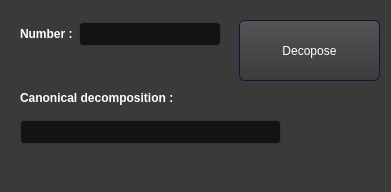
<?xml version="1.0" encoding="UTF-8"?>
<ui version="4.0">
 <class>MainWindow</class>
 <widget class="QMainWindow" name="MainWindow">
  <property name="geometry">
   <rect>
    <x>0</x>
    <y>0</y>
    <width>391</width>
    <height>192</height>
   </rect>
  </property>
  <property name="windowTitle">
   <string>MainWindow</string>
  </property>
  <property name="styleSheet">
   <string notr="true">/*-----QWidget-----*/   
QWidget
{
	background-color: #3a3a3a;
	color: #fff;
	selection-background-color: #b78620;
	selection-color: #000;

}


/*-----QPushButton-----*/
QPushButton
{
	background-color: qlineargradient(spread:repeat, x1:1, y1:0, x2:1, y2:1, stop:0 rgba(84, 84, 84, 255),stop:1 rgba(59, 59, 59, 255));
	color: #ffffff;
	min-width: 80px;
	border-style: solid;
	border-width: 1px;
	border-radius: 6px;
	border-color: #051a39;
	padding: 5px;

}


QPushButton::flat
{
	background-color: transparent;
	border: none;
	color: #fff;

}


QPushButton::disabled
{
	background-color: #404040;
	color: #656565;
	border-color:  rgb(175, 168, 167)    /*#051a39;*/

}


QPushButton::hover
{
	background-color: rgba(183, 134, 32, 20%);
	border: 1px solid #b78620;

}


QPushButton::pressed
{
	background-color: qlineargradient(spread:repeat, x1:1, y1:0, x2:1, y2:1, stop:0 rgba(74, 74, 74, 255),stop:1 rgba(49, 49, 49, 255));
	border: 1px solid #b78620;

}


QPushButton::checked
{
	background-color: qlineargradient(spread:repeat, x1:1, y1:0, x2:1, y2:1, stop:0 rgba(74, 74, 74, 255),stop:1 rgba(49, 49, 49, 255));
	border: 1px solid #222;

}


/*-----QPlainTExtEdit-----*/
QPlainTextEdit
{
	background-color: #131313;
	color : #eee;
	border: 1px solid #343434;
	border-radius: 8px;
	padding: 3px;
	padding-left: 5px;

}

/*-----QLabel-----*/
QLabel
{
	background-color: transparent;
	color: #fff;

}

/*-----QLineEdit-----*/
QLineEdit
{
	
	selection-background-color: darkgray;
	background-color: #131313;
	color : #eee;
	border: 1px solid #343434;
	border-radius: 4px;
	padding: 3px;
	padding-left: 5px;

}


QLineEdit:read-only
{
	background-color: rgb(47, 49, 49);
	color : #eee;

}


/*-----QCheckBox-----*/
QCheckBox
{
	background-color: transparent;
    color: lightgray;
	border: none;

}

QCheckBox::indicator:unchecked:hover
{
	border: 1px solid #b78620; 
	border-radius: 5px;

}


QCheckBox::disabled
{
	color: #656565;

}


QCheckBox::indicator:disabled
{
	background-color: #656565;
	color: #656565;
    border: 1px solid #656565;

}

/*-----QComboBox-----*/
QComboBox
{
    background-color: qlineargradient(spread:repeat, x1:1, y1:0, x2:1, y2:1, stop:0 rgba(84, 84, 84, 255),stop:1 rgba(59, 59, 59, 255));
    border: 1px solid #000;
    padding-left: 6px;
    color: #ffffff;
    height: 20px;

}


QComboBox::disabled
{
	background-color: #404040;
	color: #656565;
	border-color: #051a39;

}


QComboBox:on
{
    background-color: #b78620;
	color: #000;

}


QComboBox QAbstractItemView
{
    background-color: #383838;
    color: #ffffff;
    border: 1px solid black;
    selection-background-color: #b78620;
    outline: 0;

}


QComboBox::drop-down
{
	background-color: qlineargradient(spread:repeat, x1:1, y1:0, x2:1, y2:1, stop:0 rgba(57, 57, 57, 255),stop:1 rgba(50, 50, 50, 255));
    subcontrol-origin: padding;
    subcontrol-position: top right;
    width: 15px;
    border-left-width: 1px;
    border-left-color: black;
    border-left-style: solid; 

}


QComboBox::down-arrow
{
    image: url(://arrow-down.png);
    width: 8px;
    height: 8px;
}


</string>
  </property>
  <widget class="QWidget" name="centralwidget">
   <widget class="QLabel" name="label_2">
    <property name="geometry">
     <rect>
      <x>20</x>
      <y>90</y>
      <width>181</width>
      <height>16</height>
     </rect>
    </property>
    <property name="font">
     <font>
      <weight>75</weight>
      <bold>true</bold>
     </font>
    </property>
    <property name="text">
     <string>Canonical decomposition : </string>
    </property>
   </widget>
   <widget class="QLineEdit" name="decompEdit">
    <property name="geometry">
     <rect>
      <x>20</x>
      <y>120</y>
      <width>261</width>
      <height>24</height>
     </rect>
    </property>
   </widget>
   <widget class="QPushButton" name="decompButton">
    <property name="geometry">
     <rect>
      <x>239</x>
      <y>20</y>
      <width>141</width>
      <height>61</height>
     </rect>
    </property>
    <property name="text">
     <string>Decopose</string>
    </property>
   </widget>
   <widget class="QWidget" name="">
    <property name="geometry">
     <rect>
      <x>20</x>
      <y>20</y>
      <width>201</width>
      <height>28</height>
     </rect>
    </property>
    <layout class="QHBoxLayout" name="horizontalLayout">
     <item>
      <widget class="QLabel" name="label">
       <property name="font">
        <font>
         <weight>75</weight>
         <bold>true</bold>
        </font>
       </property>
       <property name="text">
        <string>Number :</string>
       </property>
      </widget>
     </item>
     <item>
      <widget class="QLineEdit" name="NumberEdit"/>
     </item>
    </layout>
   </widget>
  </widget>
  <widget class="QMenuBar" name="menubar">
   <property name="geometry">
    <rect>
     <x>0</x>
     <y>0</y>
     <width>391</width>
     <height>22</height>
    </rect>
   </property>
  </widget>
  <widget class="QStatusBar" name="statusbar"/>
 </widget>
 <resources/>
 <connections/>
</ui>
